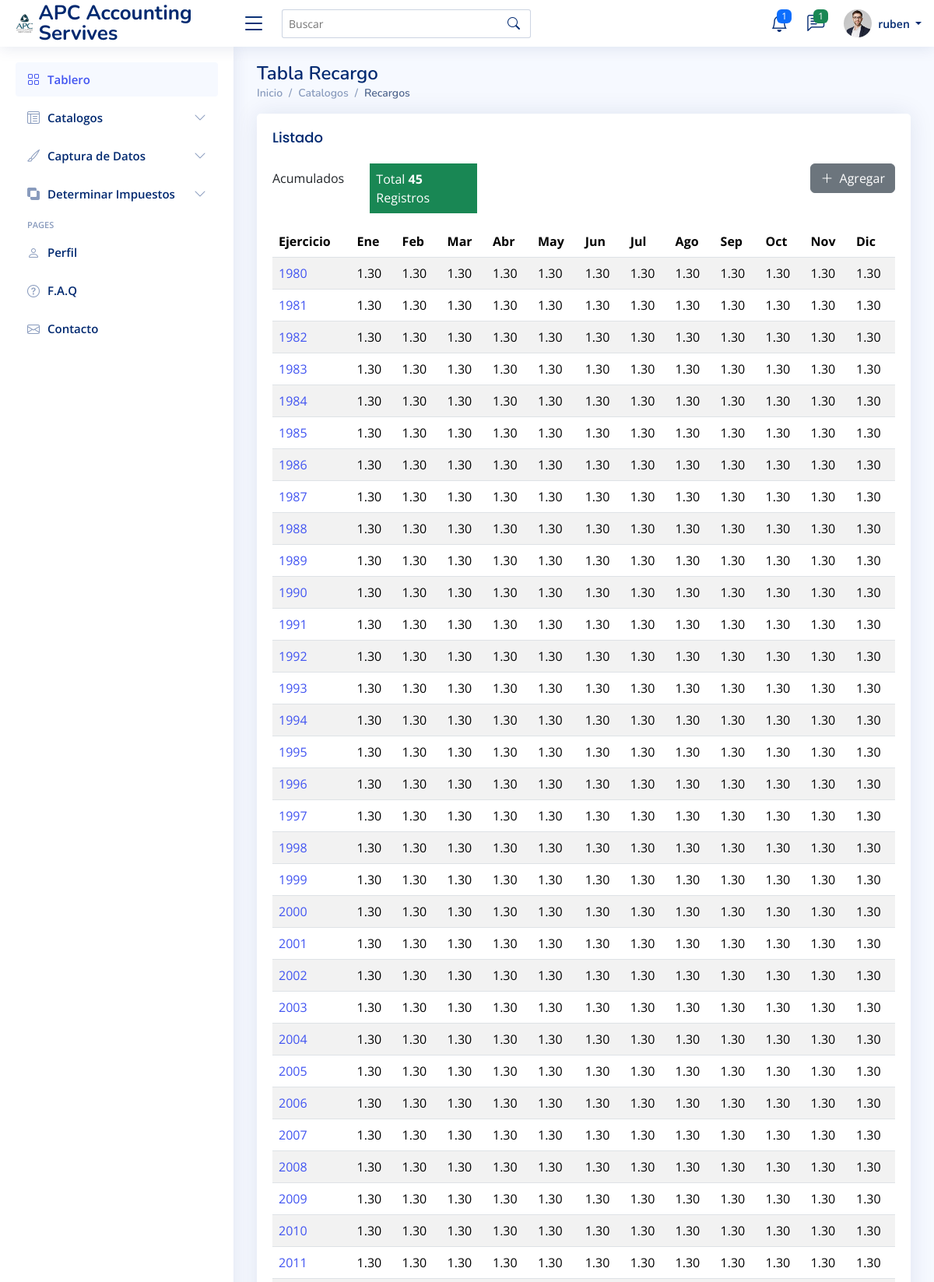
Screenshot of /tables-recargo.php (signed in, upper part) with the database file from the repository.
### tables this page shows
CREATE TABLE `recargos` (
  `id` int(11) NOT NULL,
  `anio` varchar(4) NOT NULL,
  `ene` varchar(8) NOT NULL,
  `feb` varchar(8) NOT NULL,
  `mar` varchar(8) NOT NULL,
  `abr` varchar(8) NOT NULL,
  `may` varchar(8) NOT NULL,
  `jun` varchar(8) NOT NULL,
  `jul` varchar(8) NOT NULL,
  `ago` varchar(8) NOT NULL,
  `sep` varchar(8) NOT NULL,
  `oct` varchar(8) NOT NULL,
  `nov` varchar(8) NOT NULL,
  `dic` varchar(8) NOT NULL
);

### php/recargo.php (called while the page is built, shortened)
<?php
   class recargo extends Sql {
    public static function obtenertodos(){
    	$sqlhelper = new Sql();
    	$sqlhelper->conectar();
    	$sql = "SELECT * FROM recargos ORDER BY anio";
    	$resultado = $sqlhelper->getmysqli()->query($sql);
        $recargos = array();
        while ($recargo = $resultado->fetch_assoc()){
        	array_push($recargos, $recargo);
        }
        return $recargos;
      }
 }
  ?>

### php/sql.php (called while the page is built)
<?php
   class Sql{
   	private $servidor='localhost';
   	private $usuario= 'adti';
   	private $pwd = 'Apcas123*';
   	private $bd = 'webdtax';
   	protected $mysqli = null;
   	public function conectar(){
   		$this->mysqli = new mysqli($this->servidor,$this->usuario,$this->pwd,$this->bd);
   	}
   	public function getmysqli(){
   		return $this->mysqli;
   	}
   }
 ?>

### tables-recargo.php (the view, shortened to what this page needs)
<?php
  include('php/sql.php');
  include('php/recargo.php');
    $recargos = recargo::obtenertodos();
    $total_recargos = 0;
    foreach ($recargos as $recargo) {
        $total_recargos += 1;
    }
?>
<!DOCTYPE html>
<html lang="es">
<head>
  <?php include "includes/scripts.php"; ?>
</head>
<body>
  <?php include "includes/header.php"; ?>
  <?php include "includes/sidebar.php"; ?>
  <main id="main" class="main">
    <div class="pagetitle">
      <h1>Tabla Recargo</h1>
      <nav>
        <ol class="breadcrumb">
          <li class="breadcrumb-item"><a href="index.php">Inicio</a></li>
          <li class="breadcrumb-item">Catalogos</li>
          <li class="breadcrumb-item active">Recargos</li>
        </ol>
      </nav>
    </div>
    <section class="section">
      <div class="row">
        <div class="col-lg-12">
          <div class="card">
            <div class="card-body">
              <h5 class="card-title">Listado</h5>
              <div class="row mb-3">
                  <label class="col-sm-2 col-form-label">Acumulados</label>
                  <label class="text-bg-success p-2 col-sm-2 col-form-label">Total <strong><?= $total_recargos; ?> </strong> Registros</label>
                  <div class="col-8 text-end">
                     <a href="alta-recargos.php"><button type="button" class="btn btn-secondary"><i class="bi bi-plus-lg me-1"></i> Agregar</button></a>
                  </div>
              </div>
              <table class="table datatable table-striped table-hover">
                <thead>
                  <tr>
                    <th>Ejercicio</th>
                    <th>Ene</th>
                    <th>Feb</th>
                    <th>Mar</th>
                    <th>Abr</th>
                    <th>May</th>
                    <th>Jun</th>
                    <th>Jul</th>
                    <th>Ago</th>
                    <th>Sep</th>
                    <th>Oct</th>
                    <th>Nov</th>
                    <th>Dic</th>
                  </tr>
                </thead>
                <tbody>
                <?php
                    foreach ($recargos as $recargo) {
                      echo '<tr>';
                      echo '<td width="10">
                        <a href="pages-recargos.php?id='.$recargo['id'].'">'.$recargo['anio'].' </a>
                            </td>';
                      echo '<td width="10">'.$recargo['ene'].'</td>';
                      echo '<td width="10">'.$recargo['feb'].'</td>';
                      echo '<td width="10">'.$recargo['mar'].'</td>';
                      echo '<td width="10">'.$recargo['abr'].'</td>';
                      echo '<td width="10">'.$recargo['may'].'</td>';
                      echo '<td width="10">'.$recargo['jun'].'</td>';
                      echo '<td width="10">'.$recargo['jul'].'</td>';
                      echo '<td width="10">'.$recargo['ago'].'</td>';
                      echo '<td width="10">'.$recargo['sep'].'</td>';
                      echo '<td width="10">'.$recargo['oct'].'</td>';
                      echo '<td width="10">'.$recargo['nov'].'</td>';
                      echo '<td width="10">'.$recargo['dic'].'</td>';
                      echo '</tr>';
                    }
                  ?>
                </tbody>
              </table>
            </div>
          </div>
        </div>
      </div>
    </section>
  </main>
</body>
</html>

### assets/css/style.css (style rules this page uses)
:root { scroll-behavior: smooth; }
body { font-family: "Open Sans", sans-serif; background: #f6f9ff; color: #444444; }
a { color: #4154f1; text-decoration: none; }
h1, h2, h3, h4, h5, h6 { font-family: "Nunito", sans-serif; }
#main { margin-top: 60px; padding: 20px 30px; transition: all 0.3s; }
.pagetitle { margin-bottom: 10px; }
.pagetitle h1 { font-size: 24px; margin-bottom: 0; font-weight: 600; color: #012970; }
.card { margin-bottom: 30px; border: none; border-radius: 5px; box-shadow: 0px 0 30px rgba(1, 41, 112, 0.1); }
.card-title { padding: 20px 0 15px 0; font-size: 18px; font-weight: 500; color: #012970; font-family: "Poppins", sans-serif; }
.card-body { padding: 0 20px 20px 20px; }
.breadcrumb { font-size: 14px; font-family: "Nunito", sans-serif; color: #899bbd; font-weight: 600; }
.breadcrumb a { color: #899bbd; transition: 0.3s; }
.breadcrumb .breadcrumb-item::before { color: #899bbd; }
.breadcrumb .active { color: #51678f; font-weight: 600; }
@media (min-width: 1200px) { #main, #footer { margin-left: 300px; } }

### rows the page displays
recargos: anio "1980", ene "1.30", feb "1.30", mar "1.30", abr "1.30", may "1.30", jun "1.30", jul "1.30", ago "1.30", sep "1.30", oct "1.30", nov "1.30", dic "1.30"
recargos: anio "1981", ene "1.30", feb "1.30", mar "1.30", abr "1.30", may "1.30", jun "1.30", jul "1.30", ago "1.30", sep "1.30", oct "1.30", nov "1.30", dic "1.30"
recargos: anio "1982", ene "1.30", feb "1.30", mar "1.30", abr "1.30", may "1.30", jun "1.30", jul "1.30", ago "1.30", sep "1.30", oct "1.30", nov "1.30", dic "1.30"
recargos: anio "1983", ene "1.30", feb "1.30", mar "1.30", abr "1.30", may "1.30", jun "1.30", jul "1.30", ago "1.30", sep "1.30", oct "1.30", nov "1.30", dic "1.30"
recargos: anio "1984", ene "1.30", feb "1.30", mar "1.30", abr "1.30", may "1.30", jun "1.30", jul "1.30", ago "1.30", sep "1.30", oct "1.30", nov "1.30", dic "1.30"
recargos: anio "1985", ene "1.30", feb "1.30", mar "1.30", abr "1.30", may "1.30", jun "1.30", jul "1.30", ago "1.30", sep "1.30", oct "1.30", nov "1.30", dic "1.30"
recargos: anio "1986", ene "1.30", feb "1.30", mar "1.30", abr "1.30", may "1.30", jun "1.30", jul "1.30", ago "1.30", sep "1.30", oct "1.30", nov "1.30", dic "1.30"
recargos: anio "1987", ene "1.30", feb "1.30", mar "1.30", abr "1.30", may "1.30", jun "1.30", jul "1.30", ago "1.30", sep "1.30", oct "1.30", nov "1.30", dic "1.30"
recargos: anio "1988", ene "1.30", feb "1.30", mar "1.30", abr "1.30", may "1.30", jun "1.30", jul "1.30", ago "1.30", sep "1.30", oct "1.30", nov "1.30", dic "1.30"
recargos: anio "1989", ene "1.30", feb "1.30", mar "1.30", abr "1.30", may "1.30", jun "1.30", jul "1.30", ago "1.30", sep "1.30", oct "1.30", nov "1.30", dic "1.30"
recargos: anio "1990", ene "1.30", feb "1.30", mar "1.30", abr "1.30", may "1.30", jun "1.30", jul "1.30", ago "1.30", sep "1.30", oct "1.30", nov "1.30", dic "1.30"
recargos: anio "1991", ene "1.30", feb "1.30", mar "1.30", abr "1.30", may "1.30", jun "1.30", jul "1.30", ago "1.30", sep "1.30", oct "1.30", nov "1.30", dic "1.30"
recargos: anio "1992", ene "1.30", feb "1.30", mar "1.30", abr "1.30", may "1.30", jun "1.30", jul "1.30", ago "1.30", sep "1.30", oct "1.30", nov "1.30", dic "1.30"
recargos: anio "1993", ene "1.30", feb "1.30", mar "1.30", abr "1.30", may "1.30", jun "1.30", jul "1.30", ago "1.30", sep "1.30", oct "1.30", nov "1.30", dic "1.30"
recargos: anio "1994", ene "1.30", feb "1.30", mar "1.30", abr "1.30", may "1.30", jun "1.30", jul "1.30", ago "1.30", sep "1.30", oct "1.30", nov "1.30", dic "1.30"
recargos: anio "1995", ene "1.30", feb "1.30", mar "1.30", abr "1.30", may "1.30", jun "1.30", jul "1.30", ago "1.30", sep "1.30", oct "1.30", nov "1.30", dic "1.30"
recargos: anio "1996", ene "1.30", feb "1.30", mar "1.30", abr "1.30", may "1.30", jun "1.30", jul "1.30", ago "1.30", sep "1.30", oct "1.30", nov "1.30", dic "1.30"
recargos: anio "1997", ene "1.30", feb "1.30", mar "1.30", abr "1.30", may "1.30", jun "1.30", jul "1.30", ago "1.30", sep "1.30", oct "1.30", nov "1.30", dic "1.30"
recargos: anio "1998", ene "1.30", feb "1.30", mar "1.30", abr "1.30", may "1.30", jun "1.30", jul "1.30", ago "1.30", sep "1.30", oct "1.30", nov "1.30", dic "1.30"
recargos: anio "1999", ene "1.30", feb "1.30", mar "1.30", abr "1.30", may "1.30", jun "1.30", jul "1.30", ago "1.30", sep "1.30", oct "1.30", nov "1.30", dic "1.30"
recargos: anio "2000", ene "1.30", feb "1.30", mar "1.30", abr "1.30", may "1.30", jun "1.30", jul "1.30", ago "1.30", sep "1.30", oct "1.30", nov "1.30", dic "1.30"
recargos: anio "2001", ene "1.30", feb "1.30", mar "1.30", abr "1.30", may "1.30", jun "1.30", jul "1.30", ago "1.30", sep "1.30", oct "1.30", nov "1.30", dic "1.30"
recargos: anio "2002", ene "1.30", feb "1.30", mar "1.30", abr "1.30", may "1.30", jun "1.30", jul "1.30", ago "1.30", sep "1.30", oct "1.30", nov "1.30", dic "1.30"
recargos: anio "2003", ene "1.30", feb "1.30", mar "1.30", abr "1.30", may "1.30", jun "1.30", jul "1.30", ago "1.30", sep "1.30", oct "1.30", nov "1.30", dic "1.30"
recargos: anio "2004", ene "1.30", feb "1.30", mar "1.30", abr "1.30", may "1.30", jun "1.30", jul "1.30", ago "1.30", sep "1.30", oct "1.30", nov "1.30", dic "1.30"
recargos: anio "2005", ene "1.30", feb "1.30", mar "1.30", abr "1.30", may "1.30", jun "1.30", jul "1.30", ago "1.30", sep "1.30", oct "1.30", nov "1.30", dic "1.30"
recargos: anio "2006", ene "1.30", feb "1.30", mar "1.30", abr "1.30", may "1.30", jun "1.30", jul "1.30", ago "1.30", sep "1.30", oct "1.30", nov "1.30", dic "1.30"
recargos: anio "2007", ene "1.30", feb "1.30", mar "1.30", abr "1.30", may "1.30", jun "1.30", jul "1.30", ago "1.30", sep "1.30", oct "1.30", nov "1.30", dic "1.30"
recargos: anio "2008", ene "1.30", feb "1.30", mar "1.30", abr "1.30", may "1.30", jun "1.30", jul "1.30", ago "1.30", sep "1.30", oct "1.30", nov "1.30", dic "1.30"
recargos: anio "2009", ene "1.30", feb "1.30", mar "1.30", abr "1.30", may "1.30", jun "1.30", jul "1.30", ago "1.30", sep "1.30", oct "1.30", nov "1.30", dic "1.30"
recargos: anio "2010", ene "1.30", feb "1.30", mar "1.30", abr "1.30", may "1.30", jun "1.30", jul "1.30", ago "1.30", sep "1.30", oct "1.30", nov "1.30", dic "1.30"
recargos: anio "2011", ene "1.30", feb "1.30", mar "1.30", abr "1.30", may "1.30", jun "1.30", jul "1.30", ago "1.30", sep "1.30", oct "1.30", nov "1.30", dic "1.30"

### other values shown
$_SESSION['usuario'] "ruben"
$total_recargos "45"
